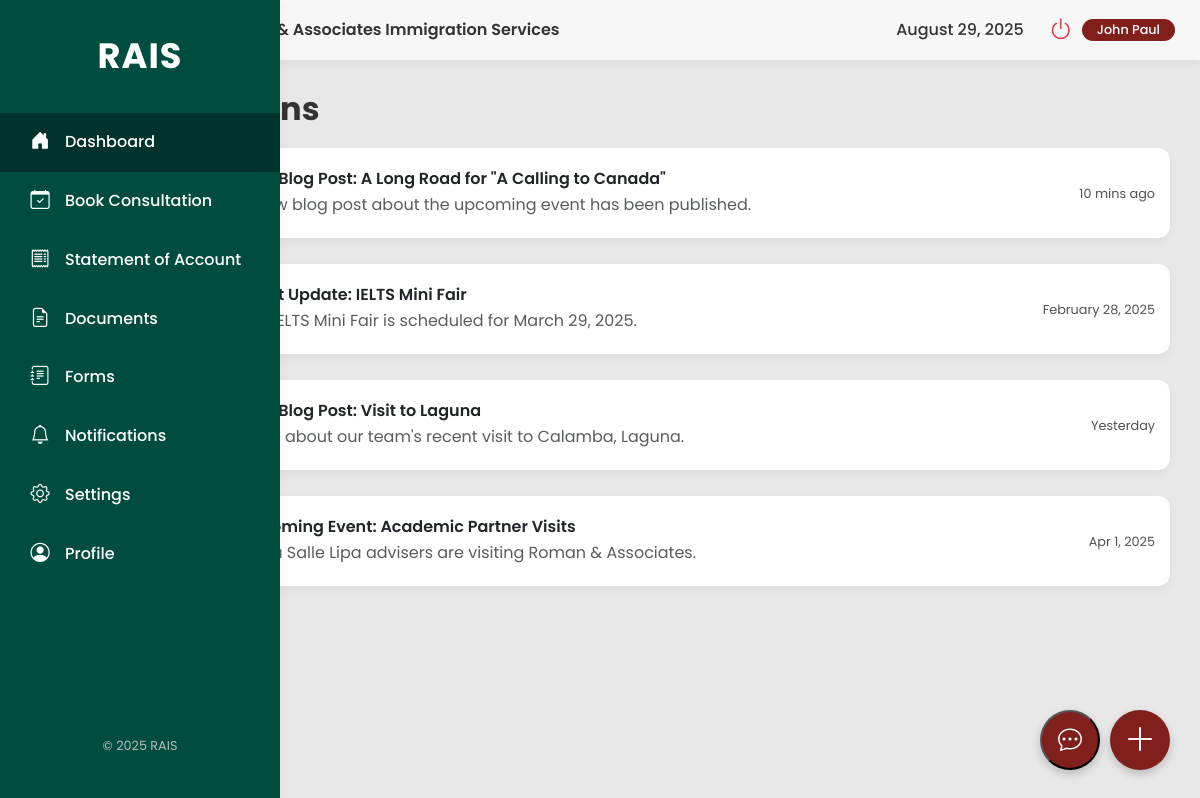
/user/notifications.php (signed in), run on an earlier commit of the app's database.
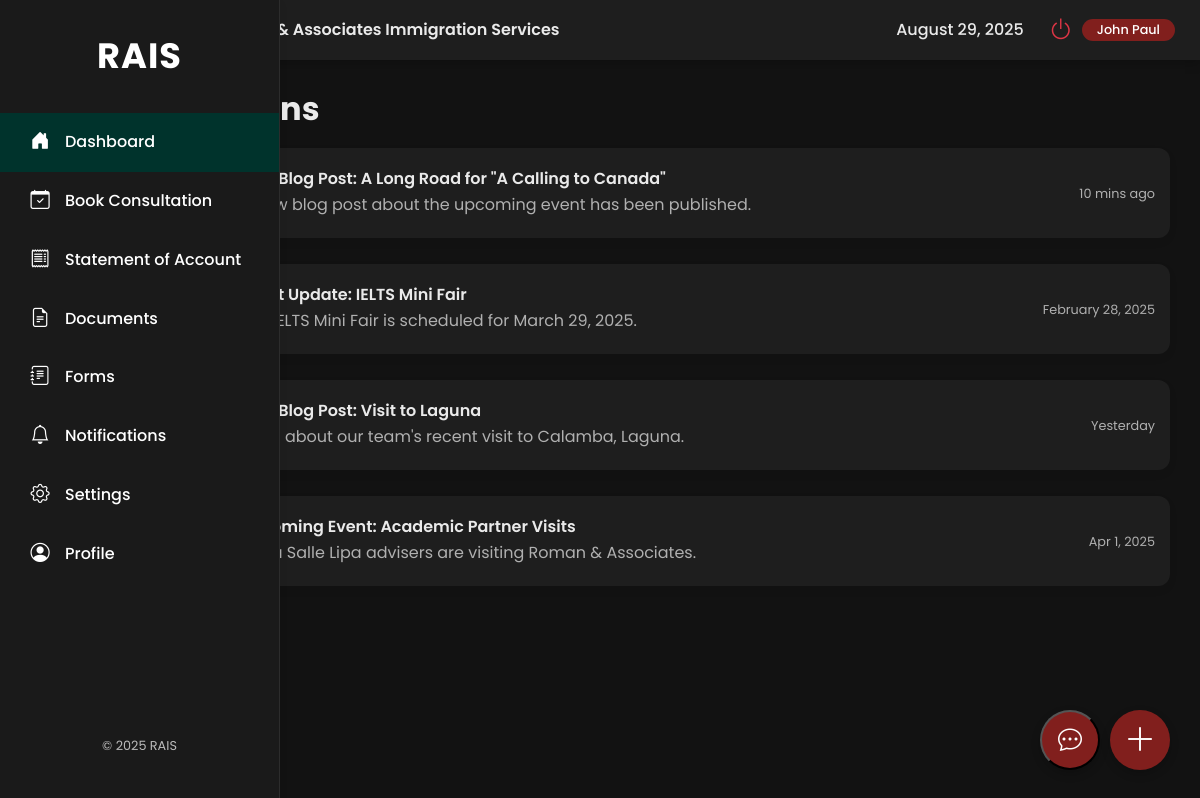
And on a later commit of the database.
### user/notifications.php (the view, shortened to what the changed rows need)
<?php
include_once '../config.php';
$userId = $_SESSION['id'];
$stmt = $conn->prepare("SELECT firstName, dark_mode FROM users WHERE id = ?");
$stmt->bind_param("i", $userId);
$stmt->execute();
$result = $stmt->get_result();
$user = $result->fetch_assoc();
$darkModeEnabled = $user ? (bool)$user['dark_mode'] : false;
?>
<!doctype html>
<html lang="en">
<head>
    <link href="https://cdn.jsdelivr.net/npm/bootstrap@5.3.3/dist/css/bootstrap.min.css" rel="stylesheet">
    <link rel="stylesheet" href="https://cdn.jsdelivr.net/npm/bootstrap-icons@1.11.3/font/bootstrap-icons.min.css">
</head>
<body class="<?php echo $darkModeEnabled ? 'dark-mode' : ''; ?>">
    <div class="main-wrapper">
        <div class="content-area">
            <div class="header">
                <div class="header-brand d-flex align-items-center">
                    <span class="header-title">Roman & Associates Immigration Services</span>
                </div>
                <div class="user-status d-flex align-items-center gap-2">
                    <div id="headerDate" class="me-3" style="font-weight: 500;"></div>
                    <a href="#" class="btn btn-link power-btn" data-bs-toggle="modal" data-bs-target="#logoutModal"><i class="bi bi-power"></i></a>
                    <span class="badge"><?php echo htmlspecialchars($user['firstName']); ?></span>
                </div>
            </div>
            <main class="main-content">
                <h1>Notifications</h1>
                <div class="row g-3">
                    <div class="col-12">
                        <a href="../blog/canada.php" class="text-decoration-none text-dark notification-link">
                            <div class="notification-item">
                                <div class="d-flex align-items-center gap-3">
                                    <div>
                                        <h6 class="notification-title">New Blog Post: A Long Road for "A Calling to Canada"</h6>
                                        <p class="mb-0 text-muted">A new blog post about the upcoming event has been published.</p>
                                    </div>
                                    <div class="ms-auto text-end">
                                        <small class="notification-date">10 mins ago</small>
                                    </div>
                                </div>
                            </div>
                        </a>
                    </div>
                    <div class="col-12">
                        <a href="../blog/mini-fair.php" class="text-decoration-none text-dark notification-link">
                            <div class="notification-item">
                                <div class="d-flex align-items-center gap-3">
                                    <div>
                                        <h6 class="notification-title">Event Update: IELTS Mini Fair</h6>
                                        <p class="mb-0 text-muted">The IELTS Mini Fair is scheduled for March 29, 2025.</p>
                                    </div>
                                    <div class="ms-auto text-end">
                                        <small class="notification-date">February 28, 2025</small>
                                    </div>
                                </div>
                            </div>
                        </a>
                    </div>
                    <div class="col-12">
                        <a href="../blog/calamba.php" class="text-decoration-none text-dark notification-link">
                            <div class="notification-item ">
                                <div class="d-flex align-items-center gap-3">
                                    <div>
                                        <h6 class="notification-title ">New Blog Post: Visit to Laguna</h6>
                                        <p class="mb-0 text-muted">Read about our team's recent visit to Calamba, Laguna.</p>
                                    </div>
                                    <div class="ms-auto text-end">
                                        <small class="notification-date">Yesterday</small>
                                    </div>
                                </div>
                            </div>
                        </a>
                    </div>
                    <div class="col-12">
                        <a href="../blog/la-salle.php" class="text-decoration-none text-dark notification-link">
                            <div class="notification-item">
                                <div class="d-flex align-items-center gap-3">
                                    <div>
                                        <h6 class="notification-title">Upcoming Event: Academic Partner Visits</h6>
                                        <p class="mb-0 text-muted">De La Salle Lipa advisers are visiting Roman & Associates.</p>
                                    </div>
                                    <div class="ms-auto text-end">
                                        <small class="notification-date">Apr 1, 2025</small>
                                    </div>
                                </div>
                            </div>
                        </a>
                    </div>
                </div>
            </main>
        </div>
    </div>
</body>
</html>

What changed in the data, as far as the page shows it:
changed users "John Paul": dark_mode 0 → 1 (drawn)
